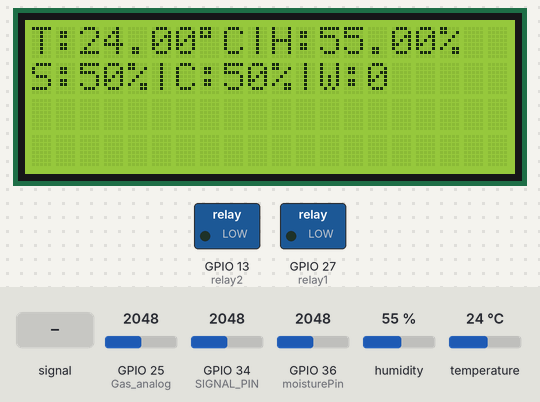
A sketch run on a simulated ESP32. On the bench: 20×4 character LCD, switched loads named in the sketch (green lamp = pin HIGH). Inputs (shaded band) come from the test bench; at power-on: temperature 24 °C, GPIO 36 (moisturePin) = 2048, GPIO 25 (Gas_analog) = 2048, GPIO 34 (SIGNAL_PIN) = 2048, humidity 55 %. Pins used as bus, display or sensor lines are not drawn; what the sketch prints to the serial monitor is not drawn.

Above: at 1.2 s.
1.3 s: temperature set to 20 °C
At 2.7 s:
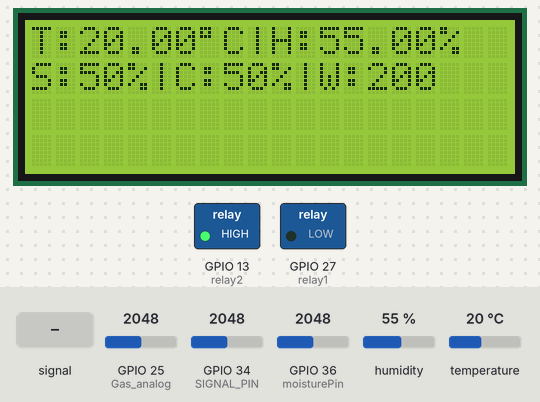
4.1 s: temperature set to 17 °C
At 6.8 s:
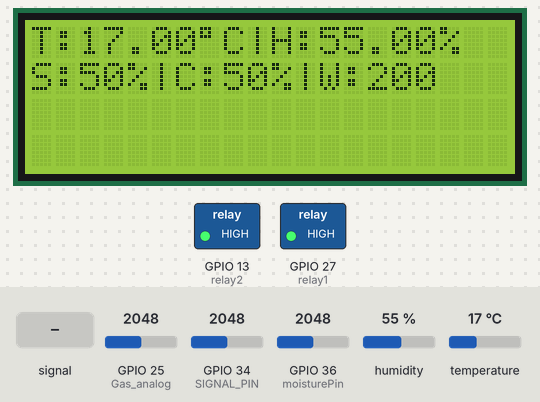
7.8 s: GPIO 36 (moisturePin) set to 3654
At 9.2 s:
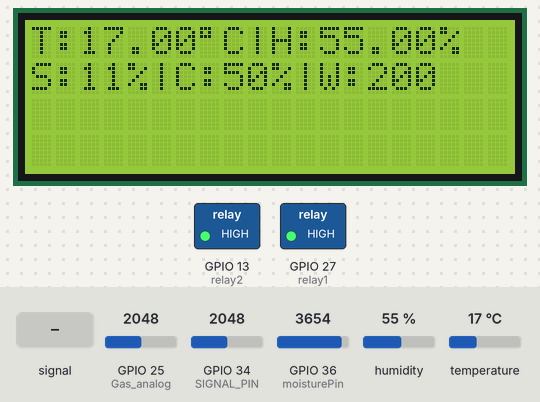
10.6 s: GPIO 36 (moisturePin) set to 3775
At 15.7 s:
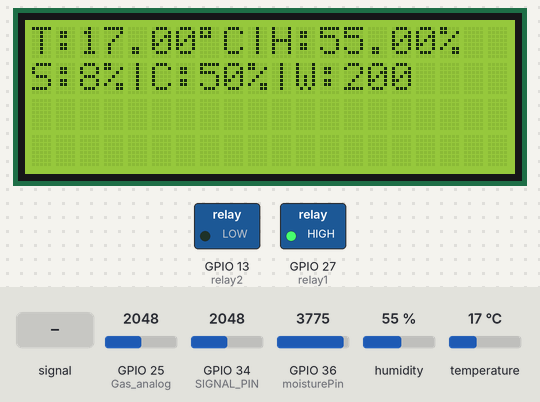
16.2 s: GPIO 34 (SIGNAL_PIN) fed a 200 Hz sine of ±327 counts around its level
At 20.4 s:
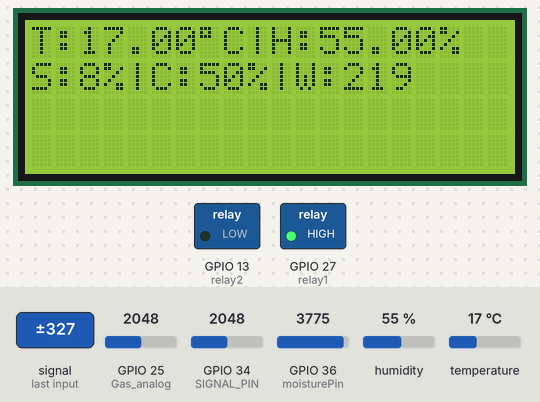
22.3 s: GPIO 25 (Gas_analog) set to 2117
At 24.1 s:
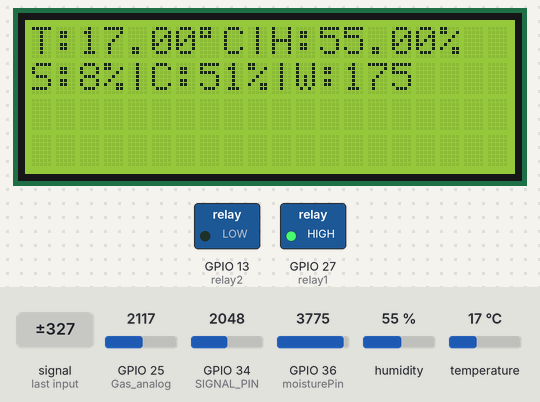
Timing chart, 0 to 26.7 s (numbered marks = the images above; inputs shaded):
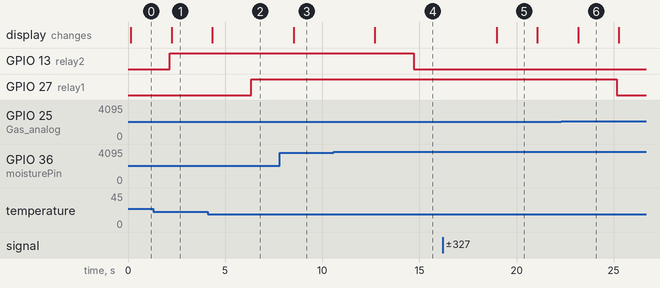

The sketch:

v1.ino
```cpp
#include "DHT.h"
#include <Wire.h>
#include <LiquidCrystal_I2C.h>


LiquidCrystal_I2C lcd(0x27, 20, 4);
#define DHTPIN 23
#define DHTTYPE DHT11
#define relay1 27
#define relay2 13
const int moisturePin = 36;
int moistureReading;
#define POWER_PIN  17
#define SIGNAL_PIN 34

int value = 0;
DHT dht(DHTPIN, DHTTYPE);

const int temperatureThreshold = 18;
const int gazThreshold = 50;
const int humsoldesired= 10;

int Gas_analog = 25;
int Gas_digital = 26;


void setup() {
  Serial.begin(9600);
  dht.begin();
  lcd.init();
  lcd.backlight();

  pinMode(relay1, OUTPUT);
  pinMode(relay2, OUTPUT);

  Serial.begin(9600);
  pinMode(Gas_digital, INPUT);

  Serial.begin(9600);
  pinMode(POWER_PIN, OUTPUT);
  digitalWrite(POWER_PIN, LOW);

  }

void loop() {
  moistureReading = analogRead(moisturePin);
  float hum = dht.readHumidity();
  float temp = dht.readTemperature();
  int moisturePercentage = map(moistureReading, 0, 4095, 100, 0);
  int gassensorAnalog = analogRead(Gas_analog);
  int gazpourcentage =  map(gassensorAnalog, 0, 4095, 0, 100);
  int level =  map(value, 0, 1024, 0, 100);

  Serial.print("Temperature:");
  Serial.print(temp);
  Serial.print((char)223);
  Serial.print("C");

  Serial.print(" Humidity:");
  Serial.print(hum);
  Serial.print("%");

  Serial.print(" Soil Moisture is  = ");
  Serial.print(moisturePercentage);
  Serial.println("%");

  Serial.print(" Gas Sensor: ");
  Serial.print(gazpourcentage);
  Serial.print("%");

  digitalWrite(POWER_PIN, HIGH);
  delay(10);
  value = analogRead(SIGNAL_PIN);
  digitalWrite(POWER_PIN, LOW);
  Serial.print("water sensor : ");
  Serial.println(level);

  lcd.clear();
  lcd.print("T:" + String(temp) + (char)223 + "C" + "|" + "H:" + String(hum) + "%");
  lcd.setCursor(0, 1);
  lcd.print("S:" + String(moisturePercentage) + "%" + "|" + "C:" + String(gazpourcentage) + "%" + "|" + "W:" + String(level));

  delay(2000);

  if ((temp > temperatureThreshold) || (gazpourcentage > gazThreshold)) {
    digitalWrite(relay1, LOW);

  } else {
    digitalWrite(relay1, HIGH);
  }

  if (moisturePercentage < humsoldesired) {
    digitalWrite(relay2, LOW);
    }
   else {
    digitalWrite(relay2, HIGH);
  }
}
```

Measured:
- the behaviour switches between 19 and 18 °C on temperature (found by bisection; images 1 and 2)
- the behaviour switches between 3726 and 3727 on GPIO 36 (moisturePin) (found by bisection; images 3 and 4)
- after the input at 1.3 s, the display: changes after 0.95 s (image 1)
- after the input at 4.1 s, GPIO 27 (relay1): LOW → HIGH after 2.2 s; the display: changes after 0.24 s (image 2)
- after the input at 7.8 s, the display: changes after 0.73 s (image 3)
- after the input at 10.6 s, GPIO 13 (relay2): HIGH → LOW after 4.1 s; the display: changes after 2.1 s (image 4)
- after the input at 16.2 s, the display: changes after 2.8 s (image 5)
- after the input at 22.3 s, GPIO 27 (relay1): HIGH → LOW after 2.9 s
